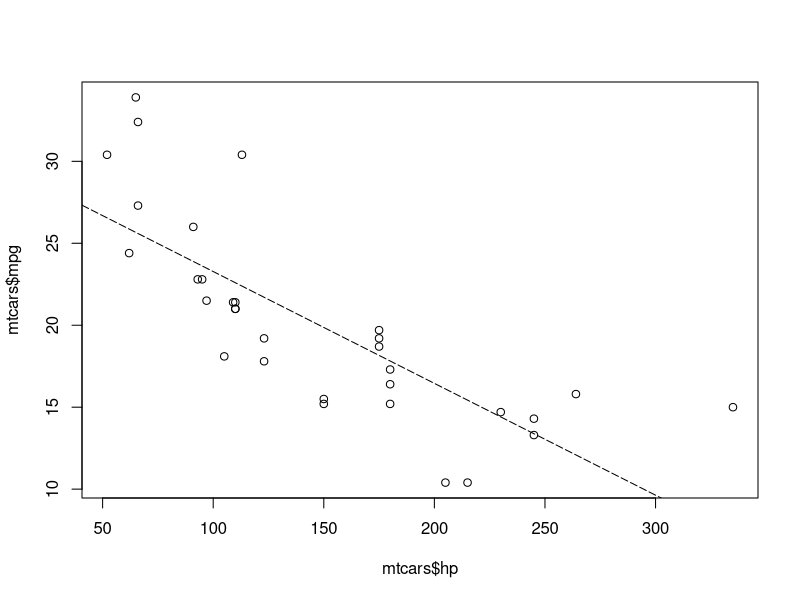
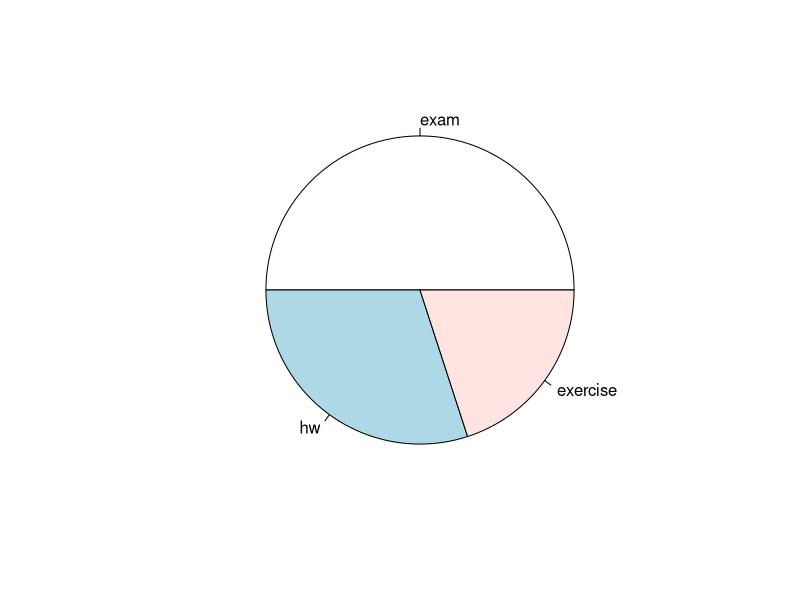
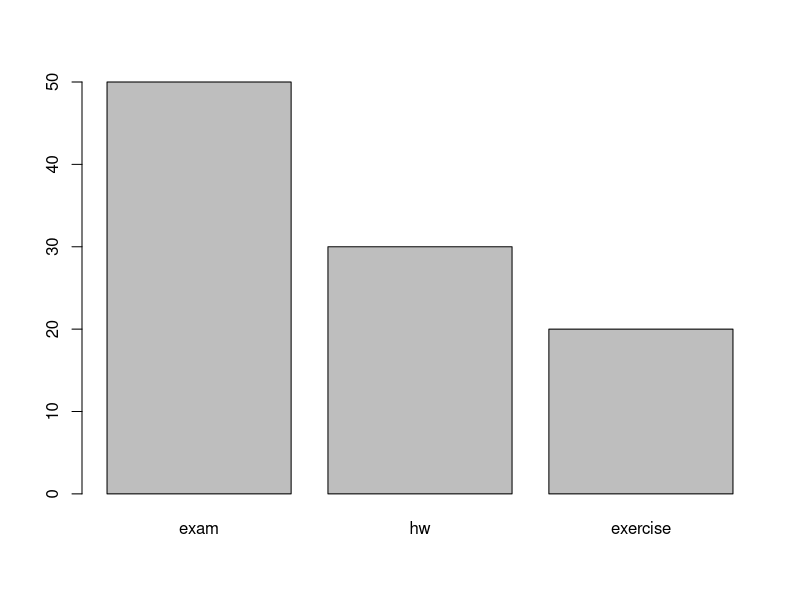
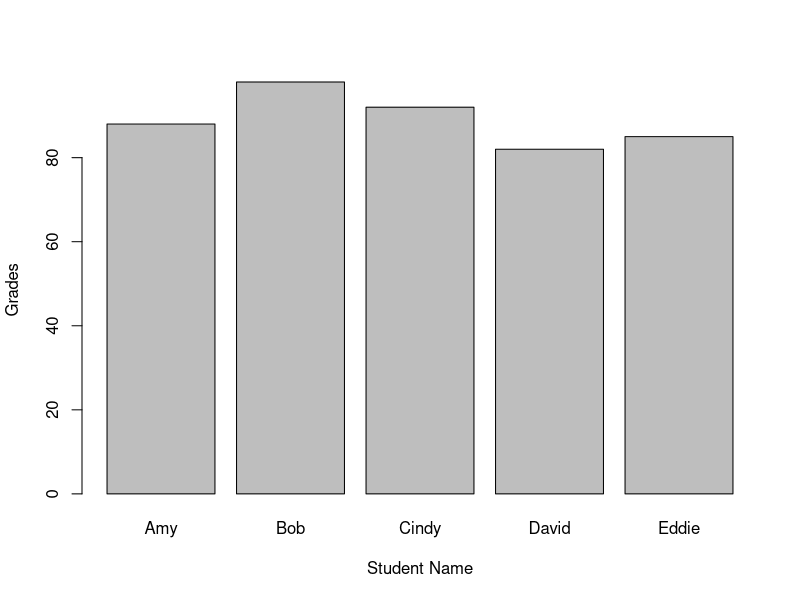
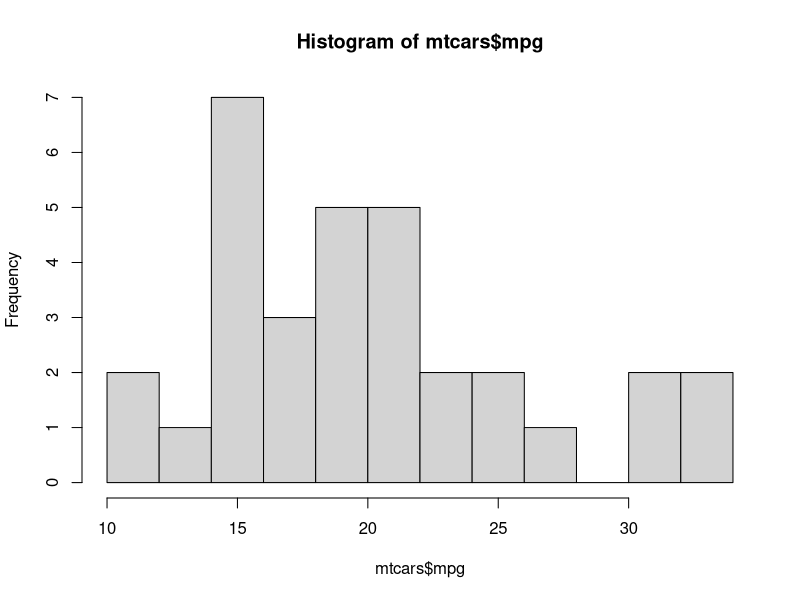
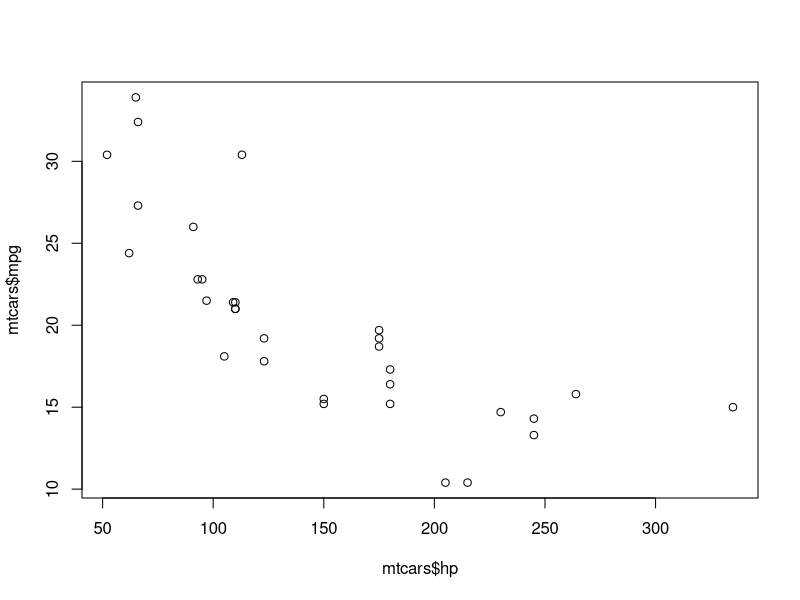

Write the R code that produced these figures, in order.
data(mtcars)
#-----------------------------------
#Best Fit Line


plot(mtcars$hp, mtcars$mpg) # hp= x-axis, mpg=y-axis

fit = lm(mpg~hp, data=mtcars) #mpg is y-axis, hp is x-axis

abline(fit,lty=5) # Plot the best fit line

#------------------------------

#Pie Chart
scoring = c(exam=50,hw=30,exercise=20)
pie(scoring)

#---------------------------------------------
#Bar Plot

barplot(scoring)
#--------------
#Bar Plot labeled by name

name <- c("Amy","Bob","Cindy","David","Eddie")
grade <- c(88,98,92,82,85)
students <- data.frame(name,grade)

barplot(grade~name,data=students,xlab="Student Name",ylab="Grades")
#-------------------------------------------------------------
#Histogram

hist(mtcars$mpg, breaks=10)
#------------------------
#Scatter Plot

plot(mtcars$hp, mtcars$mpg) # hp= x-axis, mpg=y-axis
